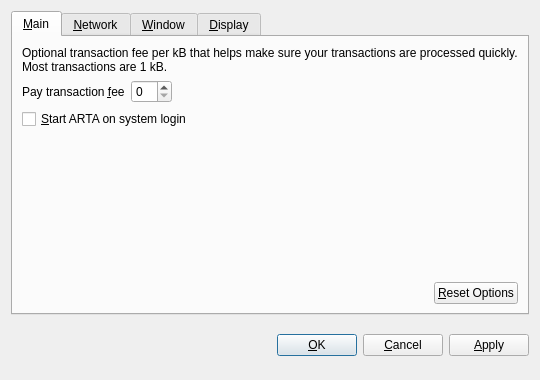
<?xml version="1.0" encoding="UTF-8"?>
<ui version="4.0">
 <class>OptionsDialog</class>
 <widget class="QDialog" name="OptionsDialog">
  <property name="geometry">
   <rect>
    <x>0</x>
    <y>0</y>
    <width>540</width>
    <height>380</height>
   </rect>
  </property>
  <property name="windowTitle">
   <string>Options</string>
  </property>
  <property name="modal">
   <bool>true</bool>
  </property>
  <layout class="QVBoxLayout" name="verticalLayout">
   <item>
    <widget class="QTabWidget" name="tabWidget">
     <property name="tabPosition">
      <enum>QTabWidget::North</enum>
     </property>
     <property name="currentIndex">
      <number>0</number>
     </property>
     <widget class="QWidget" name="tabMain">
      <attribute name="title">
       <string>&amp;Main</string>
      </attribute>
      <layout class="QVBoxLayout" name="verticalLayout_Main">
       <item>
        <widget class="QLabel" name="transactionFeeInfoLabel">
         <property name="text">
          <string>Optional transaction fee per kB that helps make sure your transactions are processed quickly. Most transactions are 1 kB.</string>
         </property>
         <property name="textFormat">
          <enum>Qt::PlainText</enum>
         </property>
         <property name="wordWrap">
          <bool>true</bool>
         </property>
        </widget>
       </item>
       <item>
        <layout class="QHBoxLayout" name="horizontalLayout_1_Main">
         <item>
          <widget class="QLabel" name="transactionFeeLabel">
           <property name="text">
            <string>Pay transaction &amp;fee</string>
           </property>
           <property name="textFormat">
            <enum>Qt::PlainText</enum>
           </property>
           <property name="buddy">
            <cstring>transactionFee</cstring>
           </property>
          </widget>
         </item>
         <item>
          <widget class="BitcoinAmountField" name="transactionFee"/>
         </item>
         <item>
          <spacer name="horizontalSpacer_1_Main">
           <property name="orientation">
            <enum>Qt::Horizontal</enum>
           </property>
           <property name="sizeHint" stdset="0">
            <size>
             <width>40</width>
             <height>20</height>
            </size>
           </property>
          </spacer>
         </item>
        </layout>
       </item>
       <item>
        <widget class="QCheckBox" name="bitcoinAtStartup">
         <property name="toolTip">
          <string>Automatically start ARTA after logging in to the system.</string>
         </property>
         <property name="text">
          <string>&amp;Start ARTA on system login</string>
         </property>
        </widget>
       </item>
       <item>
        <spacer name="verticalSpacer_Main">
         <property name="orientation">
          <enum>Qt::Vertical</enum>
         </property>
         <property name="sizeHint" stdset="0">
          <size>
           <width>20</width>
           <height>40</height>
          </size>
         </property>
        </spacer>
       </item>
       <item>
        <layout class="QHBoxLayout" name="horizontalLayout_2_Main">
         <item>
          <spacer name="horizontalSpacer_2_Main">
           <property name="orientation">
            <enum>Qt::Horizontal</enum>
           </property>
           <property name="sizeHint" stdset="0">
            <size>
             <width>40</width>
             <height>20</height>
            </size>
           </property>
          </spacer>
         </item>
         <item>
          <widget class="QPushButton" name="resetButton">
           <property name="toolTip">
            <string>Reset all client options to default.</string>
           </property>
           <property name="text">
            <string>&amp;Reset Options</string>
           </property>
           <property name="autoDefault">
            <bool>false</bool>
           </property>
          </widget>
         </item>
        </layout>
       </item>
      </layout>
     </widget>
     <widget class="QWidget" name="tabNetwork">
      <attribute name="title">
       <string>&amp;Network</string>
      </attribute>
      <layout class="QVBoxLayout" name="verticalLayout_Network">
       <item>
        <widget class="QCheckBox" name="mapPortUpnp">
         <property name="toolTip">
          <string>Automatically open the ARTA client port on the router. This only works when your router supports UPnP and it is enabled.</string>
         </property>
         <property name="text">
          <string>Map port using &amp;UPnP</string>
         </property>
        </widget>
       </item>
       <item>
        <widget class="QCheckBox" name="connectSocks">
         <property name="toolTip">
          <string>Connect to the ARTA network through a SOCKS proxy (e.g. when connecting through Tor).</string>
         </property>
         <property name="text">
          <string>&amp;Connect through SOCKS proxy:</string>
         </property>
        </widget>
       </item>
       <item>
        <layout class="QHBoxLayout" name="horizontalLayout_Network">
         <item>
          <widget class="QLabel" name="proxyIpLabel">
           <property name="text">
            <string>Proxy &amp;IP:</string>
           </property>
           <property name="textFormat">
            <enum>Qt::PlainText</enum>
           </property>
           <property name="buddy">
            <cstring>proxyIp</cstring>
           </property>
          </widget>
         </item>
         <item>
          <widget class="QValidatedLineEdit" name="proxyIp">
           <property name="maximumSize">
            <size>
             <width>140</width>
             <height>16777215</height>
            </size>
           </property>
           <property name="toolTip">
            <string>IP address of the proxy (e.g. 127.0.0.1)</string>
           </property>
          </widget>
         </item>
         <item>
          <widget class="QLabel" name="proxyPortLabel">
           <property name="text">
            <string>&amp;Port:</string>
           </property>
           <property name="textFormat">
            <enum>Qt::PlainText</enum>
           </property>
           <property name="buddy">
            <cstring>proxyPort</cstring>
           </property>
          </widget>
         </item>
         <item>
          <widget class="QLineEdit" name="proxyPort">
           <property name="maximumSize">
            <size>
             <width>55</width>
             <height>16777215</height>
            </size>
           </property>
           <property name="toolTip">
            <string>Port of the proxy (e.g. 9050)</string>
           </property>
          </widget>
         </item>
         <item>
          <widget class="QLabel" name="socksVersionLabel">
           <property name="text">
            <string>SOCKS &amp;Version:</string>
           </property>
           <property name="textFormat">
            <enum>Qt::PlainText</enum>
           </property>
           <property name="buddy">
            <cstring>socksVersion</cstring>
           </property>
          </widget>
         </item>
         <item>
          <widget class="QValueComboBox" name="socksVersion">
           <property name="toolTip">
            <string>SOCKS version of the proxy (e.g. 5)</string>
           </property>
          </widget>
         </item>
         <item>
          <spacer name="horizontalSpacer_Network">
           <property name="orientation">
            <enum>Qt::Horizontal</enum>
           </property>
           <property name="sizeHint" stdset="0">
            <size>
             <width>40</width>
             <height>20</height>
            </size>
           </property>
          </spacer>
         </item>
        </layout>
       </item>
       <item>
        <spacer name="verticalSpacer_Network">
         <property name="orientation">
          <enum>Qt::Vertical</enum>
         </property>
         <property name="sizeHint" stdset="0">
          <size>
           <width>20</width>
           <height>40</height>
          </size>
         </property>
        </spacer>
       </item>
      </layout>
     </widget>
     <widget class="QWidget" name="tabWindow">
      <attribute name="title">
       <string>&amp;Window</string>
      </attribute>
      <layout class="QVBoxLayout" name="verticalLayout_Window">
       <item>
        <widget class="QCheckBox" name="minimizeToTray">
         <property name="toolTip">
          <string>Show only a tray icon after minimizing the window.</string>
         </property>
         <property name="text">
          <string>&amp;Minimize to the tray instead of the taskbar</string>
         </property>
        </widget>
       </item>
       <item>
        <widget class="QCheckBox" name="minimizeOnClose">
         <property name="toolTip">
          <string>Minimize instead of exit the application when the window is closed. When this option is enabled, the application will be closed only after selecting Quit in the menu.</string>
         </property>
         <property name="text">
          <string>M&amp;inimize on close</string>
         </property>
        </widget>
       </item>
       <item>
        <spacer name="verticalSpacer_Window">
         <property name="orientation">
          <enum>Qt::Vertical</enum>
         </property>
         <property name="sizeHint" stdset="0">
          <size>
           <width>20</width>
           <height>40</height>
          </size>
         </property>
        </spacer>
       </item>
      </layout>
     </widget>
     <widget class="QWidget" name="tabDisplay">
      <attribute name="title">
       <string>&amp;Display</string>
      </attribute>
      <layout class="QVBoxLayout" name="verticalLayout_Display">
       <item>
        <layout class="QHBoxLayout" name="horizontalLayout_1_Display">
         <item>
          <widget class="QLabel" name="langLabel">
           <property name="text">
            <string>User Interface &amp;language:</string>
           </property>
           <property name="textFormat">
            <enum>Qt::PlainText</enum>
           </property>
           <property name="buddy">
            <cstring>lang</cstring>
           </property>
          </widget>
         </item>
         <item>
          <widget class="QValueComboBox" name="lang">
           <property name="toolTip">
            <string>The user interface language can be set here. This setting will take effect after restarting ARTA.</string>
           </property>
          </widget>
         </item>
        </layout>
       </item>
       <item>
        <layout class="QHBoxLayout" name="horizontalLayout_2_Display">
         <item>
          <widget class="QLabel" name="unitLabel">
           <property name="text">
            <string>&amp;Unit to show amounts in:</string>
           </property>
           <property name="textFormat">
            <enum>Qt::PlainText</enum>
           </property>
           <property name="buddy">
            <cstring>unit</cstring>
           </property>
          </widget>
         </item>
         <item>
          <widget class="QValueComboBox" name="unit">
           <property name="toolTip">
            <string>Choose the default subdivision unit to show in the interface and when sending coins.</string>
           </property>
          </widget>
         </item>
        </layout>
       </item>
       <item>
        <widget class="QCheckBox" name="displayAddresses">
         <property name="toolTip">
          <string>Whether to show ARTA addresses in the transaction list or not.</string>
         </property>
         <property name="text">
          <string>&amp;Display addresses in transaction list</string>
         </property>
        </widget>
       </item>
       <item>
        <widget class="QCheckBox" name="coinControlFeatures">
         <property name="toolTip">
          <string>Whether to show coin control features or not.</string>
         </property>
         <property name="text">
          <string>Display coin &amp;control features (experts only!)</string>
         </property>
        </widget>
       </item>
       <item>
        <spacer name="verticalSpacer_Display">
         <property name="orientation">
          <enum>Qt::Vertical</enum>
         </property>
         <property name="sizeHint" stdset="0">
          <size>
           <width>20</width>
           <height>40</height>
          </size>
         </property>
        </spacer>
       </item>
      </layout>
     </widget>
    </widget>
   </item>
   <item>
    <layout class="QHBoxLayout" name="horizontalLayout_Buttons">
     <item>
      <spacer name="horizontalSpacer_1">
       <property name="orientation">
        <enum>Qt::Horizontal</enum>
       </property>
       <property name="sizeHint" stdset="0">
        <size>
         <width>40</width>
         <height>48</height>
        </size>
       </property>
      </spacer>
     </item>
     <item>
      <widget class="QLabel" name="statusLabel">
       <property name="font">
        <font>
         <weight>75</weight>
         <bold>true</bold>
        </font>
       </property>
       <property name="text">
        <string/>
       </property>
       <property name="textFormat">
        <enum>Qt::PlainText</enum>
       </property>
       <property name="wordWrap">
        <bool>true</bool>
       </property>
      </widget>
     </item>
     <item>
      <spacer name="horizontalSpacer_2">
       <property name="orientation">
        <enum>Qt::Horizontal</enum>
       </property>
       <property name="sizeHint" stdset="0">
        <size>
         <width>40</width>
         <height>48</height>
        </size>
       </property>
      </spacer>
     </item>
     <item>
      <widget class="QPushButton" name="okButton">
       <property name="text">
        <string>&amp;OK</string>
       </property>
      </widget>
     </item>
     <item>
      <widget class="QPushButton" name="cancelButton">
       <property name="text">
        <string>&amp;Cancel</string>
       </property>
       <property name="autoDefault">
        <bool>false</bool>
       </property>
      </widget>
     </item>
     <item>
      <widget class="QPushButton" name="applyButton">
       <property name="text">
        <string>&amp;Apply</string>
       </property>
       <property name="autoDefault">
        <bool>false</bool>
       </property>
      </widget>
     </item>
    </layout>
   </item>
  </layout>
 </widget>
 <customwidgets>
  <customwidget>
   <class>BitcoinAmountField</class>
   <extends>QSpinBox</extends>
   <header>bitcoinamountfield.h</header>
  </customwidget>
  <customwidget>
   <class>QValueComboBox</class>
   <extends>QComboBox</extends>
   <header>qvaluecombobox.h</header>
  </customwidget>
  <customwidget>
   <class>QValidatedLineEdit</class>
   <extends>QLineEdit</extends>
   <header>qvalidatedlineedit.h</header>
  </customwidget>
 </customwidgets>
 <resources/>
 <connections/>
</ui>
